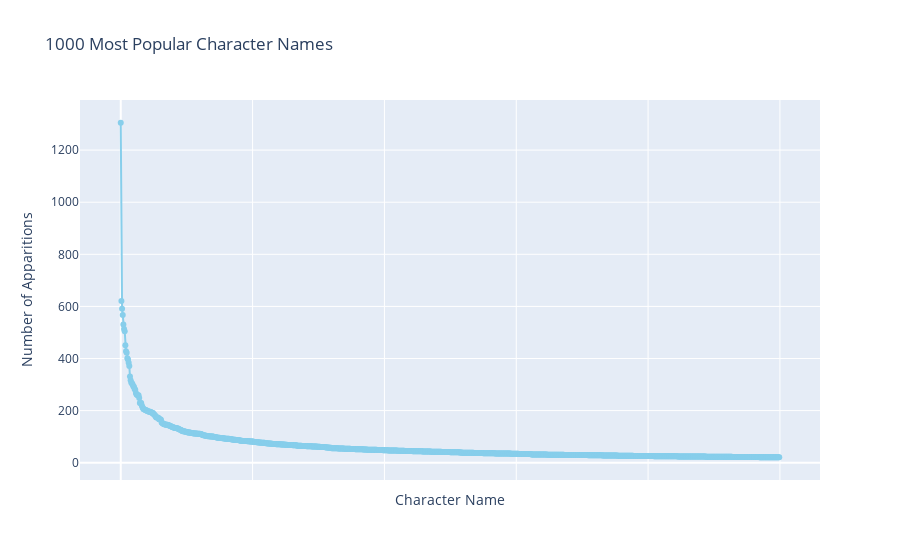

This figure's notebook cell:
### Code cell
# Calling the function to calculate name frequencies in the 'Character_name' column
result_df = calculate_column_freq(df_char_cleaned, 'Character_name')

result_df_1000 = result_df.head(1000)

# Creating the interactive line plot with hover information
fig = go.Figure()

# Adding trace for the line plot with hover text
fig.add_trace(go.Scatter(
    x=result_df_1000['Character_name'].index,
    y=result_df_1000['Count'].values,
    mode='lines+markers',
    name='Character Count',
    line=dict(color='skyblue'),
    hovertext=[f"Name: {name} <br>Position: {index} <br>Count: {count}" for name, index, count in zip(result_df_1000['Character_name'], result_df_1000['Character_name'].index, result_df_1000['Count'].values)],
    hoverinfo="text"
))

# Setting up layout for the figure
fig.update_layout(
    title='1000 Most Popular Character Names',
    xaxis_title='Character Name',
    yaxis_title='Number of Apparitions',
    xaxis=dict(showticklabels=False)
)

fig.show()

result_df_1000.head()

### Figure 1 — Plotly figure (JSON) as saved in the notebook; plotly's stock layout.template omitted (floating-point values rounded to 4 significant figures; data arrays with more than 128 entries replaced by an {"elided": "..."} marker saying what was removed)
{"data": [{"hoverinfo": "text", "hovertext": {"elided": "1000 str values"}, "line": {"color": "skyblue"}, "mode": "lines+markers", "name": "Character Count", "type": "scatter", "x": {"elided": "1000 int values"}, "y": {"elided": "1000 int values"}}], "layout": {"title": {"text": "1000 Most Popular Character Names"}, "xaxis": {"showticklabels": false, "title": {"text": "Character Name"}}, "yaxis": {"title": {"text": "Number of Apparitions"}}}}
